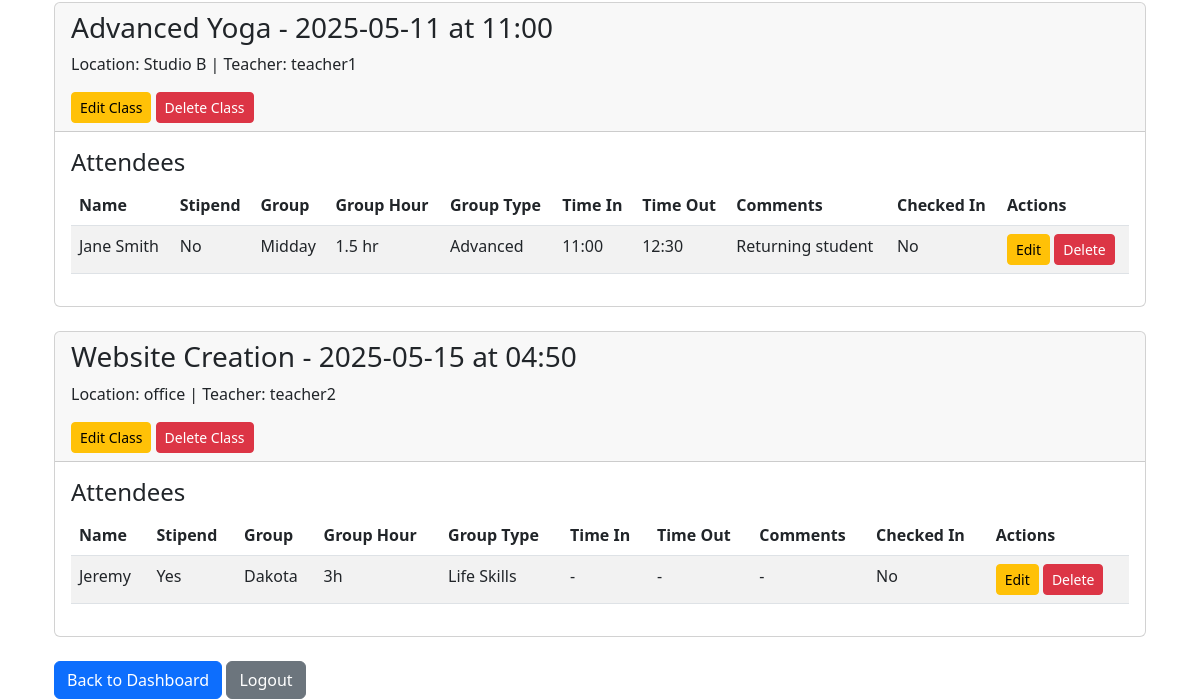
Page /admin/manage (signed in, lower part) on the earlier database version.
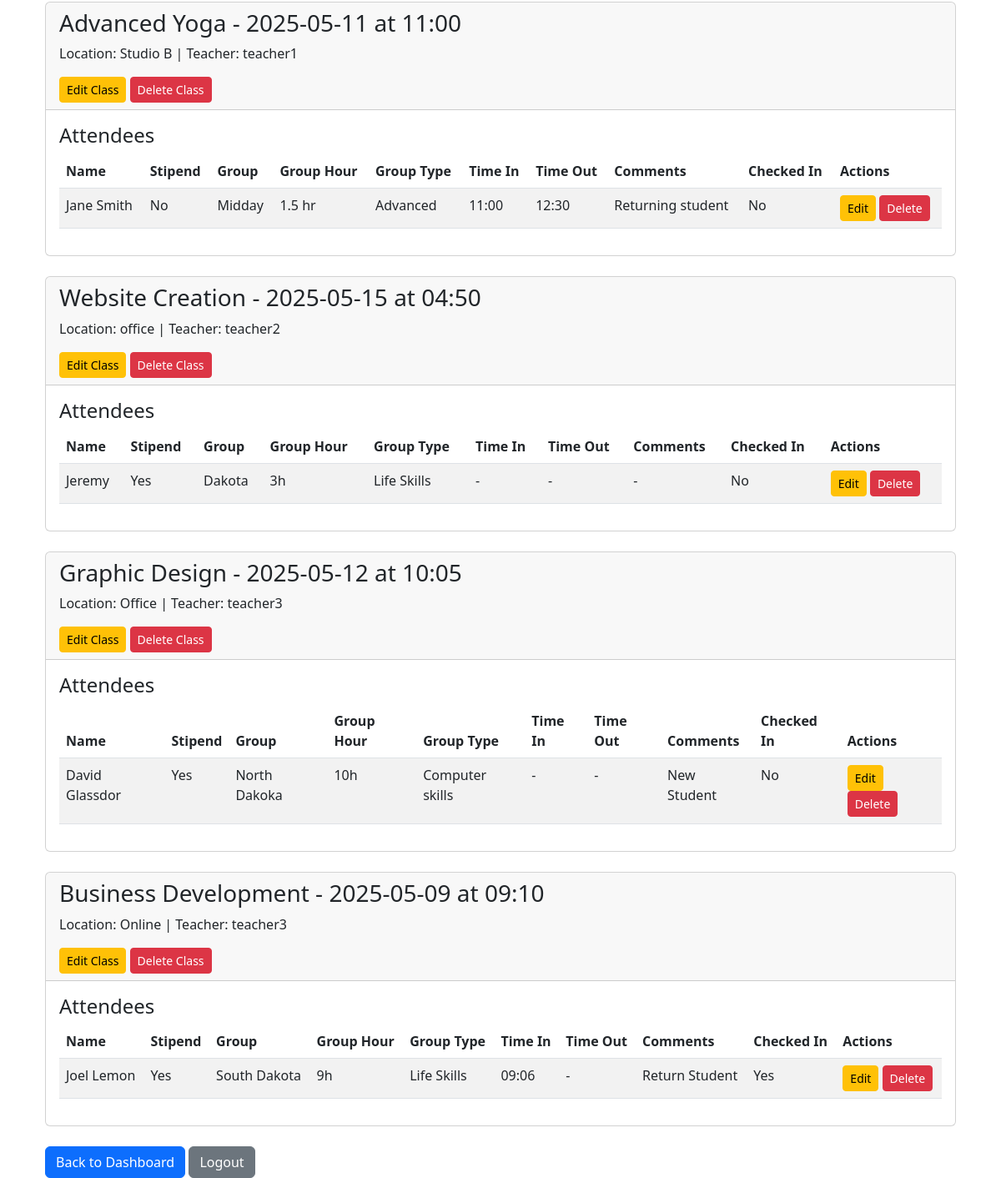
Same page on the later database version.
### models.py (models this page shows, shortened)
class Class(db.Model):
    id = db.Column(db.Integer, primary_key=True)
    name = db.Column(db.String(100), nullable=False)
    date = db.Column(db.Date, nullable=False)
    time = db.Column(db.Time, nullable=False)
    teacher_id = db.Column(db.Integer, db.ForeignKey('user.id'), nullable=False)
    location = db.Column(db.String(100), nullable=False)
    attendees = db.relationship('Attendee', backref='class_ref', lazy=True, cascade="all, delete-orphan")

class User(db.Model, UserMixin):
    id = db.Column(db.Integer, primary_key=True)
    username = db.Column(db.String(80), unique=True, nullable=False)
    password_hash = db.Column(db.String(128), nullable=False)
    role = db.Column(db.String(20), nullable=False)  # admin, frontdesk, teacher
    classes = db.relationship('Class', backref='teacher', lazy=True)

class Attendee(db.Model):
    id = db.Column(db.Integer, primary_key=True)
    name = db.Column(db.String(100), nullable=False)
    stipend = db.Column(db.Boolean, default=False)
    group = db.Column(db.String(50), nullable=True)
    comments = db.Column(db.String(200), nullable=True)
    checked_in = db.Column(db.Boolean, default=False)
    class_id = db.Column(db.Integer, db.ForeignKey('class.id'), nullable=False)
    group_hour = db.Column(db.String(50), nullable=True)  # e.g., "1 hr" or "10:00 AM"
    group_type = db.Column(db.String(50), nullable=True)  # e.g., "Beginners", "Advanced"
    time_in = db.Column(db.Time, nullable=True)  # Check-in time
    time_out = db.Column(db.Time, nullable=True)  # Check-out time

### routes/admin.py (the view, shortened to what this page needs)
@bp.route('/admin/manage', methods=['GET', 'POST'])
@login_required
def manage():
    if current_user.role != 'admin':
        flash('Access denied: Admins only.', 'danger')
        return redirect(url_for('auth.login'))
    classes = Class.query.all()
    teachers = User.query.filter_by(role='teacher').all()
    return render_template('admin_manage.html', classes=classes, teachers=teachers)

### app.py (called while the page is built)
@login_manager.user_loader
def load_user(user_id):
    from models import User
    return User.query.get(int(user_id))

### templates/admin_manage.html (shortened to what this page needs)
{% extends 'base.html' %}
{% block content %}
<div class="container mt-5">
    {% if classes %}
        {% for class_ in classes %}
            <div class="card mb-4">
                <div class="card-header">
                    <h3>{{ class_.name }} - {{ class_.date.strftime('%Y-%m-%d') }} at {{ class_.time.strftime('%H:%M') }}</h3>
                    <p>Location: {{ class_.location }} | Teacher: {{ class_.teacher.username }}</p>
                    <button type="button" class="btn btn-warning btn-sm" data-bs-toggle="modal" data-bs-target="#editClassModal{{ class_.id }}">
                        Edit Class
                    </button>
                    <form method="POST" action="{{ url_for('admin.manage') }}" class="d-inline">
                        <button type="submit" name="delete_class" class="btn btn-danger btn-sm">Delete Class</button>
                    </form>
                </div>
                <div class="card-body">
                    <h4>Attendees</h4>
                    {% if class_.attendees %}
                        <table class="table table-striped">
                            <thead>
                                <tr>
                                    <th>Name</th>
                                    <th>Stipend</th>
                                    <th>Group</th>
                                    <th>Group Hour</th>
                                    <th>Group Type</th>
                                    <th>Time In</th>
                                    <th>Time Out</th>
                                    <th>Comments</th>
                                    <th>Checked In</th>
                                    <th>Actions</th>
                                </tr>
                            </thead>
                            <tbody>
                                {% for attendee in class_.attendees %}
                                    <tr>
                                        <td>{{ attendee.name }}</td>
                                        <td>{{ 'Yes' if attendee.stipend else 'No' }}</td>
                                        <td>{{ attendee.group or '-' }}</td>
                                        <td>{{ attendee.group_hour or '-' }}</td>
                                        <td>{{ attendee.group_type or '-' }}</td>
                                        <td>{{ attendee.time_in.strftime('%H:%M') if attendee.time_in else '-' }}</td>
                                        <td>{{ attendee.time_out.strftime('%H:%M') if attendee.time_out else '-' }}</td>
                                        <td>{{ attendee.comments or '-' }}</td>
                                        <td>{{ 'Yes' if attendee.checked_in else 'No' }}</td>
                                        <td>
                                            <button type="button" class="btn btn-warning btn-sm" data-bs-toggle="modal" data-bs-target="#editAttendeeModal{{ attendee.id }}">
                                                Edit
                                            </button>
                                            <form method="POST" action="{{ url_for('admin.manage') }}" class="d-inline">
                                                <button type="submit" name="delete_attendee" class="btn btn-danger btn-sm">Delete</button>
                                            </form>
                                        </td>
                                    </tr>
                                {% endfor %}
                            </tbody>
                        </table>
                    {% else %}
                        <p>No attendees registered for this class.</p>
                    {% endif %}
                </div>
            </div>
        {% endfor %}
    {% else %}
        <p>No classes available.</p>
    {% endif %}
    <a href="{{ url_for('admin.dashboard') }}" class="btn btn-primary">Back to Dashboard</a>
    <a href="{{ url_for('auth.logout') }}" class="btn btn-secondary">Logout</a>
</div>
{% endblock %}

Differences in the rows shown:
added Class: name "Graphic Design", date "2025-05-12", time "10:05", location "Office", teacher.username "teacher3"
added Attendee: name "David Glassdor", stipend "Yes", group "North Dakoka", group_hour "10h", group_type "Computer skills", time_in "-", time_out "-", comments "New Student", checked_in "No", shown under "Graphic Design"
added Class: name "Business Development", date "2025-05-09", time "09:10", location "Online", teacher.username "teacher3"
added Attendee: name "Joel Lemon", stipend "Yes", group "South Dakota", group_hour "9h", group_type "Life Skills", time_in "09:06", time_out "-", comments "Return Student", checked_in "Yes", shown under "Business Development"
